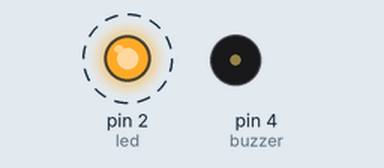
A sketch run on a simulated Arduino Uno, built with avr-gcc and run on an emulated ATmega328P. Parts: output pins drawn as LEDs (lit = HIGH), buzzer (waves = sounding, pin HIGH). Dashed ring = blinking.

Above: at 0.5 s.
Timing chart, 0 to 4.6 s (numbered marks = the images above):
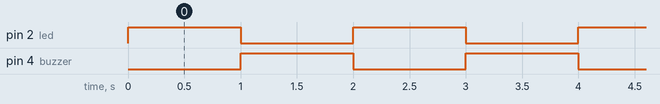

The sketch:

2_BLINK_LED_BUZZER.ino
```cpp
// Blink LED and Buzzer Alternately Every 1 Second
// This program turns ON the LED while the buzzer is OFF,
// then swaps states every second — creating an alternating blink-beep effect.

// Define pin numbers
#define led 2     // LED connected to digital pin 2
#define buzzer 4  // Buzzer connected to digital pin 4

void setup() {
  pinMode(led, OUTPUT);     // Set LED pin as output
  pinMode(buzzer, OUTPUT);  // Set Buzzer pin as output
}

void loop() {
  // Turn ON LED and OFF buzzer
  digitalWrite(led, HIGH);
  digitalWrite(buzzer, LOW);
  delay(1000);  // Wait 1 second

  // Turn OFF LED and ON buzzer
  digitalWrite(led, LOW);
  digitalWrite(buzzer, HIGH);
  delay(1000);  // Wait 1 second
}
```

Measured:
- by itself, pin 2 (led), pin 4 (buzzer): alternates HIGH for 1.0 s and LOW for 1.0 s
